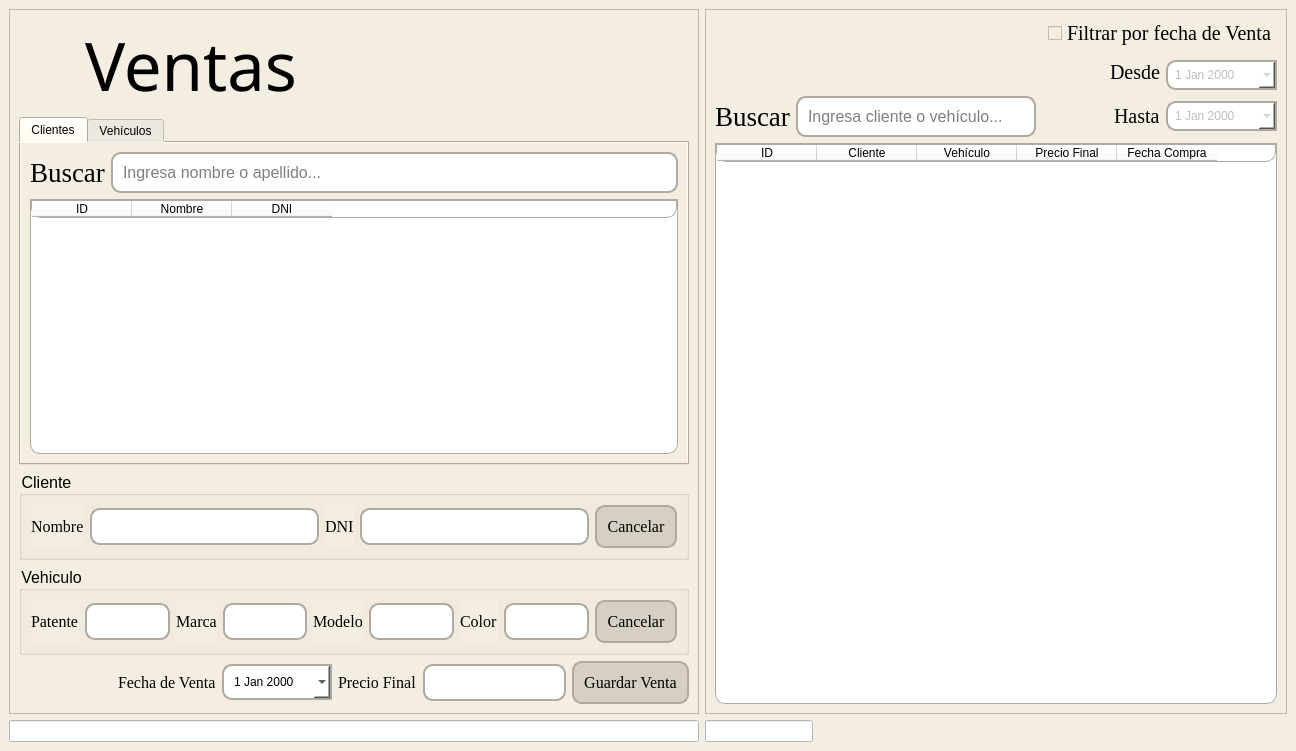
<?xml version="1.0" encoding="UTF-8"?>
<ui version="4.0">
 <class>MainWindow</class>
 <widget class="QMainWindow" name="MainWindow">
  <property name="geometry">
   <rect>
    <x>0</x>
    <y>0</y>
    <width>1296</width>
    <height>751</height>
   </rect>
  </property>
  <property name="windowTitle">
   <string>Ventas</string>
  </property>
  <property name="windowIcon">
   <iconset>
    <normaloff>img/AC Automotores.jpg</normaloff>img/AC Automotores.jpg</iconset>
  </property>
  <property name="styleSheet">
   <string notr="true">background-color:#f4eee2</string>
  </property>
  <widget class="QWidget" name="centralwidget">
   <layout class="QGridLayout" name="gridLayout_3">
    <item row="0" column="2">
     <spacer name="horizontalSpacer_2">
      <property name="orientation">
       <enum>Qt::Horizontal</enum>
      </property>
      <property name="sizeType">
       <enum>QSizePolicy::Fixed</enum>
      </property>
      <property name="sizeHint" stdset="0">
       <size>
        <width>0</width>
        <height>20</height>
       </size>
      </property>
     </spacer>
    </item>
    <item row="0" column="0">
     <widget class="QFrame" name="frame">
      <property name="frameShape">
       <enum>QFrame::StyledPanel</enum>
      </property>
      <property name="frameShadow">
       <enum>QFrame::Raised</enum>
      </property>
      <layout class="QGridLayout" name="gridLayout">
       <item row="5" column="6" alignment="Qt::AlignRight">
        <widget class="QLabel" name="label_11">
         <property name="font">
          <font>
           <family>Liberation Serif</family>
           <pointsize>12</pointsize>
          </font>
         </property>
         <property name="text">
          <string>Precio Final</string>
         </property>
        </widget>
       </item>
       <item row="5" column="4" colspan="2">
        <widget class="QDateEdit" name="dtpFechaRegistro">
         <property name="minimumSize">
          <size>
           <width>110</width>
           <height>0</height>
          </size>
         </property>
         <property name="styleSheet">
          <string notr="true">QDateEdit {
        background-color: #ffffff;
        border: 2px solid #b0a99f;
		border-top-left-radius: 10px;
		border-top-right-radius: 0px;
		border-bottom-left-radius: 10px;
		border-bottom-right-radius: 0px;
        padding: 8px;
    }

QCalendarWidget QWidget {
        background-color: #b0a99f;
        color: black;
    }
    /* Cambia el color del encabezado */
    QCalendarWidget QAbstractItemView:enabled {
        color: black;
        background-color: #f4eee0;
		border:1px solid #b0a99f
    }</string>
         </property>
         <property name="calendarPopup">
          <bool>true</bool>
         </property>
        </widget>
       </item>
       <item row="0" column="2" colspan="4">
        <widget class="QLabel" name="label">
         <property name="font">
          <font>
           <family>Unispace</family>
           <pointsize>50</pointsize>
           <weight>50</weight>
           <bold>false</bold>
          </font>
         </property>
         <property name="autoFillBackground">
          <bool>false</bool>
         </property>
         <property name="styleSheet">
          <string notr="true">background-color: transparent;
color: black</string>
         </property>
         <property name="text">
          <string>Ventas</string>
         </property>
        </widget>
       </item>
       <item row="5" column="7">
        <widget class="QLineEdit" name="txtPrecio">
         <property name="sizePolicy">
          <sizepolicy hsizetype="Fixed" vsizetype="Fixed">
           <horstretch>0</horstretch>
           <verstretch>0</verstretch>
          </sizepolicy>
         </property>
         <property name="font">
          <font>
           <pointsize>10</pointsize>
          </font>
         </property>
         <property name="styleSheet">
          <string notr="true">    QLineEdit {
        background-color: #ffffff;
        border: 2px solid #b0a99f;
        border-radius: 10px;
        padding: 8px;
    }</string>
         </property>
        </widget>
       </item>
       <item row="3" column="0" colspan="9">
        <widget class="QGroupBox" name="groupBox">
         <property name="sizePolicy">
          <sizepolicy hsizetype="Expanding" vsizetype="Fixed">
           <horstretch>0</horstretch>
           <verstretch>0</verstretch>
          </sizepolicy>
         </property>
         <property name="minimumSize">
          <size>
           <width>660</width>
           <height>85</height>
          </size>
         </property>
         <property name="font">
          <font>
           <pointsize>12</pointsize>
          </font>
         </property>
         <property name="title">
          <string>Cliente</string>
         </property>
         <layout class="QHBoxLayout" name="horizontalLayout">
          <item>
           <widget class="QLabel" name="label_3">
            <property name="font">
             <font>
              <family>Liberation Serif</family>
              <pointsize>12</pointsize>
             </font>
            </property>
            <property name="text">
             <string>Nombre</string>
            </property>
           </widget>
          </item>
          <item>
           <widget class="QLineEdit" name="txtNombreCliente">
            <property name="enabled">
             <bool>false</bool>
            </property>
            <property name="font">
             <font>
              <pointsize>10</pointsize>
             </font>
            </property>
            <property name="styleSheet">
             <string notr="true">    QLineEdit {
        background-color: #ffffff;
        border: 2px solid #b0a99f;
        border-radius: 10px;
        padding: 8px;
    }</string>
            </property>
           </widget>
          </item>
          <item>
           <widget class="QLabel" name="label_4">
            <property name="font">
             <font>
              <family>Liberation Serif</family>
              <pointsize>12</pointsize>
             </font>
            </property>
            <property name="text">
             <string>DNI</string>
            </property>
           </widget>
          </item>
          <item>
           <widget class="QLineEdit" name="txtDNICliente">
            <property name="enabled">
             <bool>false</bool>
            </property>
            <property name="font">
             <font>
              <pointsize>10</pointsize>
             </font>
            </property>
            <property name="styleSheet">
             <string notr="true">    QLineEdit {
        background-color: #ffffff;
        border: 2px solid #b0a99f;
        border-radius: 10px;
        padding: 8px;
    }</string>
            </property>
           </widget>
          </item>
          <item>
           <widget class="QPushButton" name="pushButton">
            <property name="font">
             <font>
              <family>Liberation Serif</family>
              <pointsize>12</pointsize>
              <weight>50</weight>
              <bold>false</bold>
             </font>
            </property>
            <property name="styleSheet">
             <string notr="true">    QPushButton {
        background-color: #d6cfc3;
        border: 2px solid #b0a99f;
        border-radius: 10px;
        padding: 10px;
    }

    QPushButton:hover {
        background-color: #c1b1a4;
    }
</string>
            </property>
            <property name="text">
             <string>Cancelar</string>
            </property>
           </widget>
          </item>
         </layout>
        </widget>
       </item>
       <item row="4" column="0" colspan="9">
        <widget class="QGroupBox" name="groupBox_2">
         <property name="sizePolicy">
          <sizepolicy hsizetype="Expanding" vsizetype="Fixed">
           <horstretch>50</horstretch>
           <verstretch>100</verstretch>
          </sizepolicy>
         </property>
         <property name="minimumSize">
          <size>
           <width>660</width>
           <height>85</height>
          </size>
         </property>
         <property name="font">
          <font>
           <pointsize>12</pointsize>
          </font>
         </property>
         <property name="title">
          <string>Vehiculo</string>
         </property>
         <layout class="QHBoxLayout" name="horizontalLayout_2">
          <item>
           <widget class="QLabel" name="label_5">
            <property name="font">
             <font>
              <family>Liberation Serif</family>
              <pointsize>12</pointsize>
             </font>
            </property>
            <property name="text">
             <string>Patente</string>
            </property>
           </widget>
          </item>
          <item>
           <widget class="QLineEdit" name="txtPatente">
            <property name="enabled">
             <bool>false</bool>
            </property>
            <property name="font">
             <font>
              <pointsize>10</pointsize>
             </font>
            </property>
            <property name="styleSheet">
             <string notr="true">    QLineEdit {
        background-color: #ffffff;
        border: 2px solid #b0a99f;
        border-radius: 10px;
        padding: 8px;
    }</string>
            </property>
           </widget>
          </item>
          <item>
           <widget class="QLabel" name="label_6">
            <property name="font">
             <font>
              <family>Liberation Serif</family>
              <pointsize>12</pointsize>
             </font>
            </property>
            <property name="text">
             <string>Marca</string>
            </property>
           </widget>
          </item>
          <item>
           <widget class="QLineEdit" name="txtMarca">
            <property name="enabled">
             <bool>false</bool>
            </property>
            <property name="font">
             <font>
              <pointsize>10</pointsize>
             </font>
            </property>
            <property name="styleSheet">
             <string notr="true">    QLineEdit {
        background-color: #ffffff;
        border: 2px solid #b0a99f;
        border-radius: 10px;
        padding: 8px;
    }</string>
            </property>
           </widget>
          </item>
          <item>
           <widget class="QLabel" name="label_8">
            <property name="font">
             <font>
              <family>Liberation Serif</family>
              <pointsize>12</pointsize>
             </font>
            </property>
            <property name="text">
             <string>Modelo</string>
            </property>
           </widget>
          </item>
          <item>
           <widget class="QLineEdit" name="txtModelo">
            <property name="enabled">
             <bool>false</bool>
            </property>
            <property name="font">
             <font>
              <pointsize>10</pointsize>
             </font>
            </property>
            <property name="styleSheet">
             <string notr="true">    QLineEdit {
        background-color: #ffffff;
        border: 2px solid #b0a99f;
        border-radius: 10px;
        padding: 8px;
    }</string>
            </property>
           </widget>
          </item>
          <item>
           <widget class="QLabel" name="label_9">
            <property name="font">
             <font>
              <family>Liberation Serif</family>
              <pointsize>12</pointsize>
             </font>
            </property>
            <property name="text">
             <string>Color</string>
            </property>
           </widget>
          </item>
          <item>
           <widget class="QLineEdit" name="txtColor">
            <property name="enabled">
             <bool>false</bool>
            </property>
            <property name="font">
             <font>
              <pointsize>10</pointsize>
             </font>
            </property>
            <property name="styleSheet">
             <string notr="true">    QLineEdit {
        background-color: #ffffff;
        border: 2px solid #b0a99f;
        border-radius: 10px;
        padding: 8px;
    }</string>
            </property>
           </widget>
          </item>
          <item>
           <widget class="QPushButton" name="pushButton_2">
            <property name="font">
             <font>
              <family>Liberation Serif</family>
              <pointsize>12</pointsize>
              <weight>50</weight>
              <bold>false</bold>
             </font>
            </property>
            <property name="styleSheet">
             <string notr="true">    QPushButton {
        background-color: #d6cfc3;
        border: 2px solid #b0a99f;
        border-radius: 10px;
        padding: 10px;
    }

    QPushButton:hover {
        background-color: #c1b1a4;
    }
</string>
            </property>
            <property name="text">
             <string>Cancelar</string>
            </property>
           </widget>
          </item>
         </layout>
        </widget>
       </item>
       <item row="2" column="0" colspan="9">
        <widget class="QTabWidget" name="tabWidget">
         <property name="sizePolicy">
          <sizepolicy hsizetype="Expanding" vsizetype="MinimumExpanding">
           <horstretch>0</horstretch>
           <verstretch>0</verstretch>
          </sizepolicy>
         </property>
         <property name="minimumSize">
          <size>
           <width>608</width>
           <height>340</height>
          </size>
         </property>
         <property name="currentIndex">
          <number>0</number>
         </property>
         <widget class="QWidget" name="tab">
          <attribute name="title">
           <string>Clientes</string>
          </attribute>
          <layout class="QGridLayout" name="gridLayout_4">
           <item row="0" column="0">
            <widget class="QLabel" name="label_7">
             <property name="font">
              <font>
               <family>Liberation Serif</family>
               <pointsize>20</pointsize>
               <weight>50</weight>
               <bold>false</bold>
              </font>
             </property>
             <property name="styleSheet">
              <string notr="true">background-color: transparent;
color: black</string>
             </property>
             <property name="text">
              <string>Buscar</string>
             </property>
            </widget>
           </item>
           <item row="0" column="1">
            <widget class="QLineEdit" name="txtBuscarCliente">
             <property name="font">
              <font>
               <pointsize>12</pointsize>
              </font>
             </property>
             <property name="styleSheet">
              <string notr="true">    QLineEdit {
        background-color: #ffffff;
        border: 2px solid #b0a99f;
        border-radius: 10px;
        padding: 8px;
    }</string>
             </property>
             <property name="placeholderText">
              <string>Ingresa nombre o apellido...</string>
             </property>
            </widget>
           </item>
           <item row="1" column="0" colspan="2">
            <widget class="QTableWidget" name="tblClientes">
             <property name="font">
              <font>
               <pointsize>12</pointsize>
              </font>
             </property>
             <property name="styleSheet">
              <string notr="true">background-color: rgb(255, 255, 255);
border: 1px solid #b0a99f;
border-top-left-radius: 0px;
border-top-right-radius: 0px;
border-bottom-left-radius: 10px;
border-bottom-right-radius: 10px;</string>
             </property>
             <property name="editTriggers">
              <set>QAbstractItemView::NoEditTriggers</set>
             </property>
             <property name="selectionBehavior">
              <enum>QAbstractItemView::SelectRows</enum>
             </property>
             <property name="sortingEnabled">
              <bool>true</bool>
             </property>
             <attribute name="verticalHeaderVisible">
              <bool>false</bool>
             </attribute>
             <column>
              <property name="text">
               <string>ID</string>
              </property>
             </column>
             <column>
              <property name="text">
               <string>Nombre</string>
              </property>
             </column>
             <column>
              <property name="text">
               <string>DNI</string>
              </property>
             </column>
            </widget>
           </item>
          </layout>
         </widget>
         <widget class="QWidget" name="tab_2">
          <attribute name="title">
           <string>Vehículos</string>
          </attribute>
          <layout class="QGridLayout" name="gridLayout_5">
           <item row="0" column="0">
            <widget class="QLabel" name="label_13">
             <property name="font">
              <font>
               <family>Liberation Serif</family>
               <pointsize>20</pointsize>
               <weight>50</weight>
               <bold>false</bold>
              </font>
             </property>
             <property name="styleSheet">
              <string notr="true">background-color: transparent;
color: black</string>
             </property>
             <property name="text">
              <string>Buscar</string>
             </property>
            </widget>
           </item>
           <item row="0" column="1">
            <widget class="QLineEdit" name="txtBuscarVehiculo">
             <property name="font">
              <font>
               <pointsize>12</pointsize>
              </font>
             </property>
             <property name="styleSheet">
              <string notr="true">    QLineEdit {
        background-color: #ffffff;
        border: 2px solid #b0a99f;
        border-radius: 10px;
        padding: 8px;
    }</string>
             </property>
             <property name="placeholderText">
              <string>Ingresa marca, modelo o patente...</string>
             </property>
            </widget>
           </item>
           <item row="1" column="0" colspan="2">
            <widget class="QTableWidget" name="tblVehiculos">
             <property name="font">
              <font>
               <pointsize>12</pointsize>
              </font>
             </property>
             <property name="styleSheet">
              <string notr="true">background-color: rgb(255, 255, 255);
border: 1px solid #b0a99f;
border-top-left-radius: 0px;
border-top-right-radius: 0px;
border-bottom-left-radius: 10px;
border-bottom-right-radius: 10px;</string>
             </property>
             <property name="editTriggers">
              <set>QAbstractItemView::NoEditTriggers</set>
             </property>
             <property name="selectionBehavior">
              <enum>QAbstractItemView::SelectRows</enum>
             </property>
             <property name="sortingEnabled">
              <bool>true</bool>
             </property>
             <attribute name="verticalHeaderVisible">
              <bool>false</bool>
             </attribute>
             <column>
              <property name="text">
               <string>ID</string>
              </property>
             </column>
             <column>
              <property name="text">
               <string>Marca</string>
              </property>
             </column>
             <column>
              <property name="text">
               <string>Modelo</string>
              </property>
             </column>
             <column>
              <property name="text">
               <string>Color</string>
              </property>
             </column>
             <column>
              <property name="text">
               <string>Dominio</string>
              </property>
             </column>
            </widget>
           </item>
          </layout>
         </widget>
        </widget>
       </item>
       <item row="5" column="8">
        <widget class="QPushButton" name="btnGuardar">
         <property name="sizePolicy">
          <sizepolicy hsizetype="Fixed" vsizetype="Fixed">
           <horstretch>0</horstretch>
           <verstretch>0</verstretch>
          </sizepolicy>
         </property>
         <property name="font">
          <font>
           <family>Liberation Serif</family>
           <pointsize>12</pointsize>
           <weight>50</weight>
           <bold>false</bold>
          </font>
         </property>
         <property name="styleSheet">
          <string notr="true">    QPushButton {
        background-color: #d6cfc3;
        border: 2px solid #b0a99f;
        border-radius: 10px;
        padding: 10px;
    }

    QPushButton:hover {
        background-color: #c1b1a4;
    }
</string>
         </property>
         <property name="text">
          <string>Guardar Venta</string>
         </property>
        </widget>
       </item>
       <item row="5" column="3">
        <widget class="QLabel" name="label_10">
         <property name="font">
          <font>
           <family>Liberation Serif</family>
           <pointsize>12</pointsize>
          </font>
         </property>
         <property name="text">
          <string>Fecha de Venta</string>
         </property>
        </widget>
       </item>
      </layout>
     </widget>
    </item>
    <item row="0" column="1">
     <widget class="QFrame" name="frame_2">
      <property name="sizePolicy">
       <sizepolicy hsizetype="Preferred" vsizetype="Preferred">
        <horstretch>0</horstretch>
        <verstretch>0</verstretch>
       </sizepolicy>
      </property>
      <property name="minimumSize">
       <size>
        <width>0</width>
        <height>0</height>
       </size>
      </property>
      <property name="frameShape">
       <enum>QFrame::StyledPanel</enum>
      </property>
      <property name="frameShadow">
       <enum>QFrame::Raised</enum>
      </property>
      <layout class="QGridLayout" name="gridLayout_2">
       <item row="4" column="0" colspan="5">
        <widget class="QTableWidget" name="tblVentas">
         <property name="font">
          <font>
           <pointsize>12</pointsize>
          </font>
         </property>
         <property name="styleSheet">
          <string notr="true">background-color: rgb(255, 255, 255);
border: 1px solid #b0a99f;
border-top-left-radius: 0px;
border-top-right-radius: 0px;
border-bottom-left-radius: 10px;
border-bottom-right-radius: 10px;</string>
         </property>
         <property name="editTriggers">
          <set>QAbstractItemView::NoEditTriggers</set>
         </property>
         <property name="selectionBehavior">
          <enum>QAbstractItemView::SelectRows</enum>
         </property>
         <property name="sortingEnabled">
          <bool>true</bool>
         </property>
         <attribute name="verticalHeaderVisible">
          <bool>false</bool>
         </attribute>
         <column>
          <property name="text">
           <string>ID</string>
          </property>
         </column>
         <column>
          <property name="text">
           <string>Cliente</string>
          </property>
         </column>
         <column>
          <property name="text">
           <string>Vehículo</string>
          </property>
         </column>
         <column>
          <property name="text">
           <string>Precio Final</string>
          </property>
         </column>
         <column>
          <property name="text">
           <string>Fecha Compra</string>
          </property>
         </column>
        </widget>
       </item>
       <item row="0" column="3" colspan="2">
        <widget class="QCheckBox" name="checkBox">
         <property name="font">
          <font>
           <family>Liberation Serif</family>
           <pointsize>15</pointsize>
          </font>
         </property>
         <property name="text">
          <string>Filtrar por fecha de Venta</string>
         </property>
        </widget>
       </item>
       <item row="3" column="3" alignment="Qt::AlignRight">
        <widget class="QLabel" name="label_14">
         <property name="font">
          <font>
           <family>Liberation Serif</family>
           <pointsize>15</pointsize>
          </font>
         </property>
         <property name="text">
          <string>Hasta</string>
         </property>
        </widget>
       </item>
       <item row="1" column="3" rowspan="2" alignment="Qt::AlignRight">
        <widget class="QLabel" name="label_15">
         <property name="font">
          <font>
           <family>Liberation Serif</family>
           <pointsize>15</pointsize>
          </font>
         </property>
         <property name="text">
          <string>Desde</string>
         </property>
        </widget>
       </item>
       <item row="2" column="4">
        <widget class="QDateEdit" name="dtpFechaDesde">
         <property name="enabled">
          <bool>false</bool>
         </property>
         <property name="styleSheet">
          <string notr="true">QDateEdit {
        background-color: #ffffff;
        border: 2px solid #b0a99f;
		border-top-left-radius: 10px;
		border-top-right-radius: 0px;
		border-bottom-left-radius: 10px;
		border-bottom-right-radius: 0px;
        padding: 5px;
    }

QCalendarWidget QWidget {
        background-color: #b0a99f;
        color: black;
    }
    /* Cambia el color del encabezado */
    QCalendarWidget QAbstractItemView:enabled {
        color: black;
        background-color: #f4eee0;
		border:1px solid #b0a99f
    }</string>
         </property>
         <property name="calendarPopup">
          <bool>true</bool>
         </property>
        </widget>
       </item>
       <item row="3" column="0">
        <widget class="QLabel" name="label_12">
         <property name="font">
          <font>
           <family>Liberation Serif</family>
           <pointsize>20</pointsize>
           <weight>50</weight>
           <bold>false</bold>
          </font>
         </property>
         <property name="styleSheet">
          <string notr="true">background-color: transparent;
color: black</string>
         </property>
         <property name="text">
          <string>Buscar</string>
         </property>
        </widget>
       </item>
       <item row="3" column="4">
        <widget class="QDateEdit" name="dtpFechaHasta">
         <property name="enabled">
          <bool>false</bool>
         </property>
         <property name="styleSheet">
          <string notr="true">QDateEdit {
        background-color: #ffffff;
        border: 2px solid #b0a99f;
		border-top-left-radius: 10px;
		border-top-right-radius: 0px;
		border-bottom-left-radius: 10px;
		border-bottom-right-radius: 0px;
        padding: 5px;
    }

QCalendarWidget QWidget {
        background-color: #b0a99f;
        color: black;
    }
    /* Cambia el color del encabezado */
    QCalendarWidget QAbstractItemView:enabled {
        color: black;
        background-color: #f4eee0;
		border:1px solid #b0a99f
    }</string>
         </property>
         <property name="calendarPopup">
          <bool>true</bool>
         </property>
        </widget>
       </item>
       <item row="3" column="1">
        <widget class="QLineEdit" name="txtBuscarVenta">
         <property name="sizePolicy">
          <sizepolicy hsizetype="MinimumExpanding" vsizetype="Fixed">
           <horstretch>0</horstretch>
           <verstretch>0</verstretch>
          </sizepolicy>
         </property>
         <property name="minimumSize">
          <size>
           <width>240</width>
           <height>0</height>
          </size>
         </property>
         <property name="font">
          <font>
           <pointsize>12</pointsize>
          </font>
         </property>
         <property name="styleSheet">
          <string notr="true">    QLineEdit {
        background-color: #ffffff;
        border: 2px solid #b0a99f;
        border-radius: 10px;
        padding: 8px;
    }</string>
         </property>
         <property name="placeholderText">
          <string>Ingresa cliente o vehículo...</string>
         </property>
        </widget>
       </item>
      </layout>
     </widget>
    </item>
    <item row="1" column="0">
     <widget class="QLineEdit" name="txtIDVehiculo">
      <property name="enabled">
       <bool>false</bool>
      </property>
      <property name="styleSheet">
       <string notr="true">background-color: rgb(255, 255, 255);</string>
      </property>
     </widget>
    </item>
    <item row="1" column="1">
     <widget class="QLineEdit" name="txtIDCliente">
      <property name="enabled">
       <bool>false</bool>
      </property>
      <property name="sizePolicy">
       <sizepolicy hsizetype="Fixed" vsizetype="Fixed">
        <horstretch>0</horstretch>
        <verstretch>0</verstretch>
       </sizepolicy>
      </property>
      <property name="styleSheet">
       <string notr="true">background-color: rgb(255, 255, 255);</string>
      </property>
     </widget>
    </item>
   </layout>
   <zorder>frame_2</zorder>
   <zorder>frame</zorder>
   <zorder>horizontalSpacer_2</zorder>
   <zorder>txtIDVehiculo</zorder>
   <zorder>txtIDCliente</zorder>
  </widget>
 </widget>
 <tabstops>
  <tabstop>tabWidget</tabstop>
  <tabstop>txtBuscarCliente</tabstop>
  <tabstop>tblClientes</tabstop>
  <tabstop>txtNombreCliente</tabstop>
  <tabstop>txtDNICliente</tabstop>
  <tabstop>pushButton</tabstop>
  <tabstop>txtPatente</tabstop>
  <tabstop>txtMarca</tabstop>
  <tabstop>txtModelo</tabstop>
  <tabstop>txtColor</tabstop>
  <tabstop>pushButton_2</tabstop>
  <tabstop>txtBuscarVehiculo</tabstop>
  <tabstop>tblVehiculos</tabstop>
  <tabstop>tblVentas</tabstop>
 </tabstops>
 <resources/>
 <connections>
  <connection>
   <sender>pushButton</sender>
   <signal>clicked()</signal>
   <receiver>txtDNICliente</receiver>
   <slot>clear()</slot>
   <hints>
    <hint type="sourcelabel">
     <x>481</x>
     <y>526</y>
    </hint>
    <hint type="destinationlabel">
     <x>450</x>
     <y>524</y>
    </hint>
   </hints>
  </connection>
  <connection>
   <sender>pushButton</sender>
   <signal>clicked()</signal>
   <receiver>txtNombreCliente</receiver>
   <slot>clear()</slot>
   <hints>
    <hint type="sourcelabel">
     <x>484</x>
     <y>517</y>
    </hint>
    <hint type="destinationlabel">
     <x>285</x>
     <y>522</y>
    </hint>
   </hints>
  </connection>
  <connection>
   <sender>pushButton</sender>
   <signal>clicked()</signal>
   <receiver>txtIDCliente</receiver>
   <slot>clear()</slot>
   <hints>
    <hint type="sourcelabel">
     <x>509</x>
     <y>527</y>
    </hint>
    <hint type="destinationlabel">
     <x>68</x>
     <y>19</y>
    </hint>
   </hints>
  </connection>
  <connection>
   <sender>pushButton_2</sender>
   <signal>clicked()</signal>
   <receiver>txtColor</receiver>
   <slot>clear()</slot>
   <hints>
    <hint type="sourcelabel">
     <x>623</x>
     <y>622</y>
    </hint>
    <hint type="destinationlabel">
     <x>570</x>
     <y>612</y>
    </hint>
   </hints>
  </connection>
  <connection>
   <sender>pushButton_2</sender>
   <signal>clicked()</signal>
   <receiver>txtModelo</receiver>
   <slot>clear()</slot>
   <hints>
    <hint type="sourcelabel">
     <x>626</x>
     <y>615</y>
    </hint>
    <hint type="destinationlabel">
     <x>437</x>
     <y>614</y>
    </hint>
   </hints>
  </connection>
  <connection>
   <sender>pushButton_2</sender>
   <signal>clicked()</signal>
   <receiver>txtMarca</receiver>
   <slot>clear()</slot>
   <hints>
    <hint type="sourcelabel">
     <x>654</x>
     <y>618</y>
    </hint>
    <hint type="destinationlabel">
     <x>281</x>
     <y>619</y>
    </hint>
   </hints>
  </connection>
  <connection>
   <sender>pushButton_2</sender>
   <signal>clicked()</signal>
   <receiver>txtPatente</receiver>
   <slot>clear()</slot>
   <hints>
    <hint type="sourcelabel">
     <x>648</x>
     <y>622</y>
    </hint>
    <hint type="destinationlabel">
     <x>145</x>
     <y>610</y>
    </hint>
   </hints>
  </connection>
  <connection>
   <sender>pushButton_2</sender>
   <signal>clicked()</signal>
   <receiver>txtIDVehiculo</receiver>
   <slot>clear()</slot>
   <hints>
    <hint type="sourcelabel">
     <x>605</x>
     <y>599</y>
    </hint>
    <hint type="destinationlabel">
     <x>33</x>
     <y>34</y>
    </hint>
   </hints>
  </connection>
  <connection>
   <sender>checkBox</sender>
   <signal>clicked(bool)</signal>
   <receiver>dtpFechaDesde</receiver>
   <slot>setEnabled(bool)</slot>
   <hints>
    <hint type="sourcelabel">
     <x>1186</x>
     <y>43</y>
    </hint>
    <hint type="destinationlabel">
     <x>1190</x>
     <y>61</y>
    </hint>
   </hints>
  </connection>
  <connection>
   <sender>checkBox</sender>
   <signal>clicked(bool)</signal>
   <receiver>dtpFechaHasta</receiver>
   <slot>setEnabled(bool)</slot>
   <hints>
    <hint type="sourcelabel">
     <x>1161</x>
     <y>49</y>
    </hint>
    <hint type="destinationlabel">
     <x>1176</x>
     <y>117</y>
    </hint>
   </hints>
  </connection>
 </connections>
</ui>
